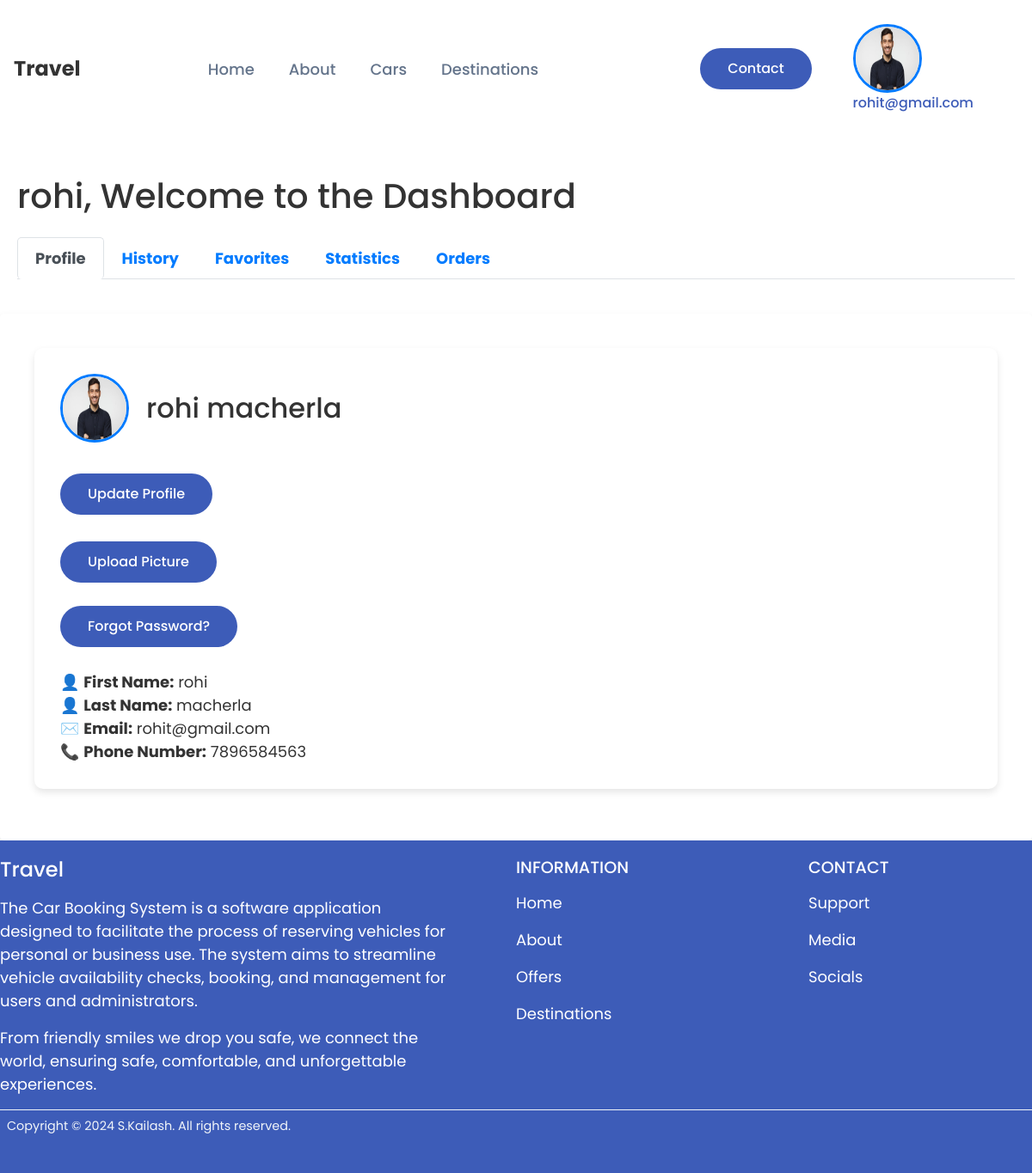
The app's page /profile.php (signed in) with its own data.
### tables this page shows
CREATE TABLE `users` (
  `id` int(11) NOT NULL,
  `username` varchar(12) NOT NULL,
  `firstname` varchar(255) NOT NULL,
  `lastname` varchar(255) NOT NULL,
  `phone_number` varchar(10) NOT NULL,
  `email` varchar(255) NOT NULL,
  `password` varchar(255) NOT NULL,
  `role` enum('user','admin') NOT NULL DEFAULT 'user',
  `profile_pic` blob DEFAULT 'uploads/default.png',
  `otp` varchar(6) DEFAULT NULL,
  `verified` tinyint(1) DEFAULT 0
);

### profile.php (the view, shortened to what this page needs)
<?php
include 'config.php';
$email = $_SESSION['email'];
$sql = "SELECT profile_pic FROM users WHERE email = ?";
$stmt = $conn->prepare($sql);
$stmt->bind_param("s", $email);
$stmt->execute();
$stmt->bind_result($profilePic);
?>
<link rel="stylesheet" href="css/profile.css" />
</head>
<?php include 'header.php'; ?>
<div class="container">
    <h1 class="mt-4 mb-4"><?php echo htmlspecialchars($user['firstname']) ?>, Welcome to the Dashboard</h1>
    <ul class="nav nav-tabs" id="myTab" role="tablist">
        <li class="nav-item">
            <a class="nav-link active" id="profile-tab" data-toggle="tab" href="#profile" role="tab" aria-controls="profile" aria-selected="true">Profile</a>
        </li>
        <li class="nav-item">
            <a class="nav-link" id="history-tab" data-toggle="tab" href="#history" role="tab" aria-controls="history" aria-selected="false">History</a>
        </li>
        <li class="nav-item">
            <a class="nav-link" id="favorites-tab" data-toggle="tab" href="#favorites" role="tab" aria-controls="favorites" aria-selected="false">Favorites</a>
        </li>
        <li class="nav-item">
            <a class="nav-link" id="statistics-tab" data-toggle="tab" href="#statistics" role="tab" aria-controls="statistics" aria-selected="false">Statistics</a>
        </li>
        <li class="nav-item">
            <a class="nav-link" id="orders-tab" data-toggle="tab" href="#orders" role="tab" aria-controls="orders" aria-selected="false">Orders</a>
        </li>
    </ul>
</div>
    <div class="tab-content" id="myTabContent">
        <div class="tab-pane fade show active" id="profile" role="tabpanel" aria-labelledby="profile-tab">
            <div class="container d-flex justify-content-center">
                <div class="profile-container">
                    <div class="profile-header">
                        <img src="<?php echo htmlspecialchars($user['profile_pic']); ?>" alt="Profile Picture" id="profilePic" class="rounded-circle" width="100" height="100">
                        <h2><?php echo htmlspecialchars($user['firstname']) . ' ' . htmlspecialchars($user['lastname']); ?></h2>
                    </div>
                    <div class="profile-details">
                        <button id="updateProfileBtn" class="btn btn-primary mt-3">Update Profile</button>
                        <?php if (!empty($profilePic)): ?>
                            <div>
                                <button class="btn btn-primary mt-3"onclick="showAlert()">Upload Picture</button>
                            </div>
                        <?php endif; ?>
                    </div>
                    <br><button type="button" class="btn btn-primary" id="forgotPasswordBtn">
                        Forgot Password?
                    </button>
                        <div class="detail">
                            <br> <span class="emoji">👤</span>
                            <strong>First Name:</strong> <?php echo htmlspecialchars($user['firstname']); ?>
                        </div>
                        <div class="detail">
                            <span class="emoji">👤</span>
                            <strong>Last Name:</strong> <?php echo htmlspecialchars($user['lastname']); ?>
                        </div>
                        <div class="detail">
                            <span class="emoji">✉️</span>
                            <strong>Email:</strong> <?php echo htmlspecialchars($user['email']); ?>
                        </div>
                        <div class="detail">
                            <span class="emoji">📞</span>
                            <strong>Phone Number:</strong> <?php echo htmlspecialchars($user['phone_number']); ?>
                        </div>
                    </div>
                </div>
            </div>
    </div>
<?php include 'footer.php'; ?>
</body>
</html>

### header.php (shortened to what this page needs)
<?php
include_once 'config.php';
$loggedIn = false;
$email = '';
if (isset($_SESSION['email'])) {
    $email = $_SESSION['email'];
    $loggedIn = true;
    $sql = "SELECT firstname, lastname, email, phone_number, profile_pic FROM users WHERE email = ?";
    $stmt = $conn->prepare($sql);
    $stmt->bind_param("s", $email);
    $stmt->execute();
    $result = $stmt->get_result();
    $user = $result->fetch_assoc();
}
?>
<head>
    <link rel="stylesheet" href="https://cdn.jsdelivr.net/npm/bootstrap@4.5.2/dist/css/bootstrap.min.css">
    <link rel="stylesheet" href="css/index.css">
</head>
<body>
<header>
    <nav class="nav-container">
        <div class="nav__logo">Travel</div>
        <ul class="nav__links">
            <li class="link"><a href="index.php">Home</a></li>
            <li class="link"><a href="aboutus.php">About</a></li>
            <li class="link parent">
                <a href="car.php">Cars</a>
            </li>
            <li class="link"><a href="Destinations.php">Destinations</a></li>
        </ul>
        <ul class="nav__links">
            <div class="nav-button">
                <button class="btn" data-contact="8309740722">Contact</button>
                <?php if ($loggedIn): ?>
                    <li class="link parent">
                        <?php if (!empty($user['profile_pic']) && $user['profile_pic'] !== 'uploads/default.png'): ?>
                            <button class="btn1">
                                <img style="border: 3px solid #007bff; height: 80px; width: 80px;" src="<?php echo htmlspecialchars($user['profile_pic']); ?>" alt="Profile Picture" id="profilePicNav" class="rounded-circle" width="50" height="50">
                                <i class="ri-user-line"></i> <?php echo htmlspecialchars($email); ?>
                            </button>
                        <?php else: ?>
                            <a href="profile.php" class="btn1">Upload Your Picture 📷<br><?php echo htmlspecialchars($email); ?></a>
                        <?php endif; ?>
                    </li>
                <?php else: ?>
                    <li class="link"><button class="btn" id="openPopup">Login</button></li>
                <?php endif; ?>
            </div>
        </ul>
    </nav>
</header>

### css/profile.css (style rules this page uses)
body { font-family: 'Roboto', sans-serif; background-color: #f4f6f9; margin: 0; padding: 0; }
.container { max-width: 1200px; margin: auto; padding: 20px; }
.profile-container { background-color: #fff; padding: 30px; border-radius: 10px; box-shadow: 0 4px 8px rgba(0, 0, 0, 0.1); margin-bottom: 20px; width: 100%; }
.profile-header { display: flex; align-items: center; gap: 20px; margin-bottom: 20px; }
.profile-header img { border: 3px solid #007bff; transition: transform 0.3s ease; width: 80px; height: 80px; }
.profile-header h2 { margin: 0; color: #333; }
.profile-details { display: flex; flex-direction: column; gap: 15px; }
.profile-details button { align-self: flex-start; }
.nav-tabs .nav-link { color: #007bff; font-weight: bold; padding: 10px 20px; transition: background-color 0.3s ease, color 0.3s ease; }
.nav-tabs .nav-link.active { background-color: #007bff; color: #fff; border-radius: 5px; }
.tab-content { background-color: #fff; padding: 20px; border-radius: 5px; box-shadow: 0 4px 8px rgba(0, 0, 0, 0.1); margin-top: 20px; }
.btn-primary { background-color: #007bff; border-color: #007bff; transition: background-color 0.3s ease, border-color 0.3s ease; }

### css/index.css (style rules this page uses)
* { padding: 0; margin: 0; box-sizing: border-box; }
body { font-family: "Poppins", sans-serif; background-color: var(--bg-color-light); color: var(--text-color-light); transition: background-color 0.3s ease, color 0.3s ease; }
nav { max-width: none; margin: auto; padding: 1rem; display: flex; align-items: center; justify-content: space-between; }
.nav__links { display: flex; justify-content: space-between; align-items: center; list-style-type: none; margin: 0; padding: 0; }
.nav__links li { margin-right: 20px; position: relative; }
.nav__links li a { margin-right: inherit; text-decoration: none; color: #64748b; font-weight: 500; transition: color 0.3s ease; }
.nav__logo { font-size: 24px; font-weight: bold; }
.nav-button { margin-left: auto; }
.btn { padding: 8px 16px; border: none; background-color: transparent; cursor: pointer; transition: background-color 0.3s ease; }
nav { animation: fadeIn 0.5s ease; }
.nav-button { display: flex; align-items: center; gap: 1rem; }
.nav-button .btn { padding: 0.75rem 2rem; outline: none; border: none; font-size: 1rem; font-weight: 500; color: var(--white); background-color: var(--primary-color); border-radius: 2rem; cursor: pointer; transition: 0.3s; }
.nav-button .btn1 { padding: 0.75rem 2rem; outline: none; border: none; font-size: 1rem; font-weight: 500; color: var(--primary-color); background-color: var(--white); border-radius: 2rem; cursor: pointer; transition: 0.3s; }
.btn1 { padding: 0.75rem 2rem; outline: none; border: none; font-size: 1rem; font-weight: 500; color: var(--white); border-radius: 2rem; cursor: pointer; transition: 0.3s; }
.btn { padding: 0.75rem 2rem; outline: none; border: none; font-size: 1rem; font-weight: 500; color: var(--white); background-color: var(--primary-color); border-radius: 2rem; cursor: pointer; transition: 0.3s; }
.container { max-width: 1200px; margin: 0 auto; padding: 20px; }
img { width: 100%; display: flex; }
@media only screen and (min-width: 1025px) { body { font-size: 18px; } }

### records on screen
users: profile_pic (picture), firstname "rohi", lastname "macherla", email "rohit@gmail.com", phone_number "7896584563"

### other values on screen
$email "rohit@gmail.com"
